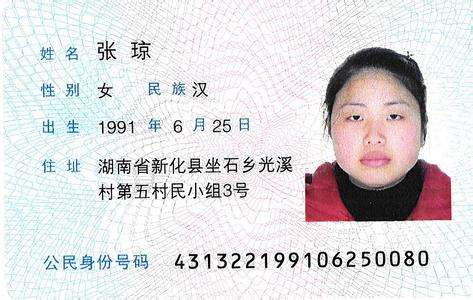
#> input picture image/Card2_Y.jpg, 473 x 300 px
$ python OCR_Img.py
#> lines starting #> are read from the running program, lines starting #| are printed output that depends on the picture; after the words box and inside, x2 and y2 are one past the last pixel; in counts of white or black regions, pixels touching at a corner belong together
### main/CropLines.py
# !/usr/bin/env python3
# -*- coding: utf-8 -*-

from PIL import Image
import time

# 切行
class CropLines(object):
    # 切割前去噪， 传入Image对象，输出去噪完的Image对象
    # [16 lines left out: function beforCrop, not called in this run]

    # 传入一个 Image对象 对其进行切行， 输出每行的Image对象组成的列表
    def getCropLines(self, image):
        width,height = image.size # 获取宽和高
        ## 先将字符按行切开 去掉上下的冗余白边
        child_img_list_temp = []
        top = -1  # 每个字符上边的坐标
        is_bk = False  # 是否break跳出循环
        # 从最上边一列开始一行一行遍历
        for y_row in range(height):
            # 对每一行，遍历每一列
            for x_column in range(width):
                is_bk = False
                # 如果一个字符的最上边还没有定位
                # print(image.getpixel((x_column, y_row)))
                if top == -1 and image.getpixel((x_column, y_row)) == 0:  # 上边未定位，为黑色
                    top = y_row
                    is_bk = True
                    break
                elif top != -1 and image.getpixel((x_column, y_row)) == 0:  # 上边已经定位，等于黑色
                    is_bk = True
                    break
            # 上边已经定位,且此行全为白色
            if not is_bk and top != -1 and y_row - top > 10:
                child_img = image.crop((0, top, width, y_row))  # 切割一次
                # print('left:',0, 'top:',top,'right:',width,'bottom:',y_row )
                # 计算切出来的每个子图的黑色像素个数
                count_bp = 0
                for w in range(child_img.width):
                    for h in range(child_img.height):
                        if child_img.getpixel((w, h)) == 0:
                            count_bp += 1
                if y_row - top > 15 and count_bp > 20:
                    child_img_list_temp.append(child_img)  # 切割后的图像添加到list
                top = -1
                is_bk = False
        return child_img_list_temp

    # 去掉每行两边冗余空白, 传入每行Image对象列表
    def remvWhite(self, f_image):
        child_img_list = []
        for image in f_image:
            width, height = image.size  # 获取宽和高
            ## 去掉左边的冗余白边
            left = -1  # 每个字符左边的坐标
            # 从最左边一列开始一列一列遍历
            for x_column in range(width):
                count_col_bkz = 0
                # 对每一列，遍历每一行
                for y_row in range(height):
                    # 如果一个字符的最左边还没有定位
                    if left == -1 and image.getpixel((x_column, y_row)) == 0:  # 左边未定位 为黑色
                        count_col_bkz += 1
                        if count_col_bkz > 6: # 去除单列黑色像素点小于6的噪声
                            left = x_column-5
                            break
            # 去掉右边的冗余白边
            right = width-1
            for x_column_y in range(width-1,-1,-1):
                # count_col_bky = 0
                for y_row_y in range(height):
                    if right == width-1 and image.getpixel((x_column_y, y_row_y)) == 0:
                        # count_col_bky += 1
                        # if count_col_bky > 5:
                        right = x_column_y+5
                        break
            if left != -1 and right != width-1:
                child_img = image.crop((left,0,right,height))
                # child_img_list.append(child_img)

                # 计算切出来的每个子图的黑色像素个数
                count_bp = 0
                for w in range(child_img.width):
                    for h in range(height):
                        if child_img.getpixel((w, h)) == 0:
                            count_bp += 1
                if count_bp > 300:
                    child_img_list.append(child_img)
        return child_img_list

    def cropLinesMain(self, image):
        # 去噪
        # image = self.beforCrop(image)
        lineList = self.getCropLines(image)
        lineList = self.remvWhite(lineList)
        return lineList

# [11 lines that do not run on import are left out]

### main/OCR_Img.py
# !/usr/bin/env python3
# -*- coding: utf-8 -*-


from PIL import Image
from PIL import ImageDraw
import pytesseract
from PIL import ImageEnhance
import re
import numpy as np
import pandas as pd
import cv2
from threading import Thread
import time
import CropLines

#   识别文本
def OCR_text(content):
    try:
        return pytesseract.image_to_string(content, "chi_sim", config="-psm 7")
    except Exception:
        return "未识别"
class TextOCR(Thread):
    def __init__(self,content):
        Thread.__init__(self)
        self.content = content

    def run(self):
        self.result = OCR_text(self.content)

    def get_result(self):
        return self.result

# 识别地址
# [9 lines left out: function OCR_addr, not called in this run]
class AddrOCR(Thread):
    def __init__(self,content):
        Thread.__init__(self)
        self.content = content

    def run(self):
        self.result = OCR_addr(self.content)

    def get_result(self):
        return self.result

# 识别单个字符
def OCR_Character(content):
    try:
        return pytesseract.image_to_string(content, "chi_sim", config="-psm 6")
    except Exception:
        return "未识别"
class CharacterOCR(Thread):
    def __init__(self, content):
        Thread.__init__(self)
        self.content = content

    def run(self):
        self.result = OCR_Character(self.content)

    def get_result(self):
        return self.result

# 识别身份证号
def OCR_IDnum(content):
    try:
        IDnum = pytesseract.image_to_string(content,config="-psm 7")
        try:
            int(IDnum.replace("x",'1'))
            return IDnum
        except Exception:
            return pytesseract.image_to_string(content, 'chi_sim', config="-psm 7")
        # print(IDnum)
    except Exception as e:
        # print(e, "IDnum")
        return "未识别"
class IDnumOCR(Thread):
    def __init__(self, content):
        Thread.__init__(self)
        self.content = content

    def run(self):
        self.result = OCR_IDnum(self.content)

    def get_result(self):
        return self.result

# 识别出生日期
def OCR_birthday(content):
    try:
        r_data = re.compile(r'\d{1,4}')
        code = pytesseract.image_to_string(content, "chi_sim", config="-psm 7")
        birthday = "-".join(re.findall(r_data, code))
        return birthday
        # print(birthday)
    except Exception:
        # print(e, "birthday")
        return "未识别"
class BirthdayOCR(Thread):
    def __init__(self, content):
        Thread.__init__(self)
        self.content = content

    def run(self):
        self.result = OCR_birthday(self.content)

    def get_result(self):
        return self.result

# 身份证识别处理
class ImgProcess(object):

    # 传入图片路径
    def __init__(self, ImgPath):
        self.ImgPath = ImgPath
        # self.image_name = self.ImgPath.splt("\\").split("/")[-1]
        self.twoValue()

    # 输入两个图片地址，拼接图片， 返回拼接后图片路径
    # [27 lines left out: function pngSplice, not called in this run]

    # 二值化列表
    def twoValue(self):
        self.table = []
        threshold = 1
        for i in range(256):
            if i < threshold:
                self.table.append(0)
            else:
                self.table.append(1)
        return self.table

    # 二值判断,如果确认是噪声,用改点的上面一个点的灰度进行替换
    # 该函数也可以改成RGB判断的,具体看需求如何
    # [47 lines left out: functions getPixel, filterNoise, not called in this run]

    # 图像处理
    def Img_main(self):
        # 截取彩色照片
        # img = Image.open(self.ImgPath)
        # w, h = img.size
        # imgbox = (w * 0.64, 0, w * 0.95, h * 0.75)

        # 增强图像 加灰度处理
        Im = Image.open(self.ImgPath) # Convert to grayscale
#> Im is the input picture: PIL image 473x300 RGB; mean R, G, B 220.1, 217.8, 219.7
        Im = ImageEnhance.Contrast(Im).enhance(3.5)
        w, h = Im.size
#> w = 473; h = 300

        # 1.灰度图
        Im = Im.convert('L')
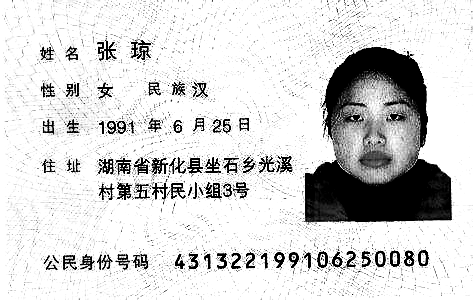
#> Im: PIL image 473x300 L; min 0, max 255, mean 212.8

        # 2.图像二值化
        self.Im = Im.point(self.table, '1')  # strongly //Ad: Fast Dis: Over Filter
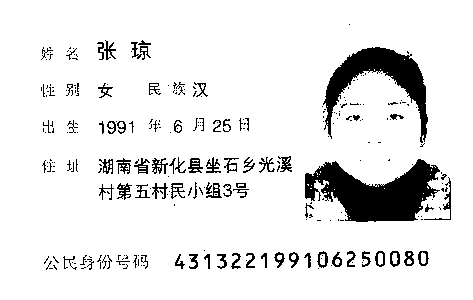
#> self.Im: PIL image 473x300 1; 90.6% white; 272 black regions (197 under 20 px), largest, box (x1, y1, x2, y2) and area: (305, 159, 440, 222) 4813, (323, 47, 428, 143) 3229, (424, 177, 451, 220) 142
        # self.Im.show()
        img = self.Im
        # 性别
        sex = (w*0.2, h * 0.25, w * 0.24, h * 0.38)
#> sex = (94.6, 75, 113.5, 114)
        self.sex = img.crop(sex)
#> self.sex: PIL image 19x39 1; 90.1% white; black in thin lines or dots, all inside (x1, y1, x2, y2) = (3, 8, 18, 23)
        # self.sex.show()


        # 民族
        nation = (w * 0.395, h * 0.25, w * 0.64, h * 0.38)
#> nation = (186.8, 75, 302.7, 114)
        self.nation = img.crop(nation)
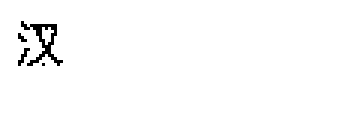
#> self.nation: PIL image 116x39 1 (shown 3 times larger); 98.3% white; black in thin lines or dots, all inside (x1, y1, x2, y2) = (6, 7, 21, 22)
        # self.nation.show()

        # 身份证号
        IDnumbox = (w * 0.35, h * 0.8, w*0.95, h*0.95)
#> IDnumbox = (165.5, 240, 449.3, 285)
        self.IDnum = img.crop(IDnumbox)
#> self.IDnum: PIL image 283x45 1; 90% white; black in thin lines or dots, all inside (x1, y1, x2, y2) = (9, 10, 263, 29)
        # self.IDnum.show()

        # 姓名
        namebox = (w * 0.17, h*0.1, w * 0.64, h * 0.25)
#> namebox = (80.41, 30, 302.7, 75)
        self.name = img.crop(namebox)
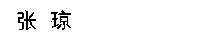
#> self.name: PIL image 223x45 1; 97% white; black in thin lines or dots, all inside (x1, y1, x2, y2) = (17, 10, 71, 30)
        # self.name.show()

        # 出生日期
        birthdaybox = (w * 0.17, h * 0.35, w * 0.64, h * 0.46)
        self.birthday = img.crop(birthdaybox)
#> self.birthday: PIL image 223x33 1; 94.4% white; black in thin lines or dots, all inside (x1, y1, x2, y2) = (19, 13, 169, 29)
        # self.birthday.show()

        # 地址
        addrbox = (w * 0.17, h * 0.46, w * 0.60, h * 0.8)
        self.addr = img.crop(addrbox)
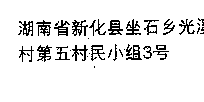
#> self.addr: PIL image 204x102 1; 91.3% white; black in thin lines or dots, all inside (x1, y1, x2, y2) = (18, 18, 204, 68)
        c = CropLines.CropLines()
        self.lineList = c.cropLinesMain(self.addr)
#> after the loop in getCropLines, `for y_row in range(height):`: child_img_list_temp = 2 items; count_bp = 2; top = -1
#> in cropLinesMain, `lineList = self.getCropLines(image)`: lineList = 2 items
#> the loop in remvWhite, `for image in f_image:` made 2 passes
#> (width, height) on passes 1 to 2: (204, 18), (204, 24)
#> pass 1, in remvWhite, `child_img = image.crop((left,0,right,height))`:
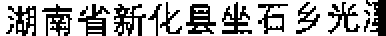
#> child_img: PIL image 193x18 1 (shown 2 times larger); 67.8% white; black in thin lines or dots
#> pass 2, in remvWhite, `child_img = image.crop((left,0,right,height))`:
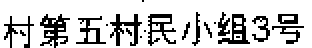
#> child_img: PIL image 156x24 1 (shown 2 times larger); 79.5% white; black in thin lines or dots
#> self.lineList = 2 items

    # 采用多线程的方式
    def main(self):
        t1 = time.time()
        self.Img_main()
        IDnum = IDnumOCR(self.IDnum)
        name = TextOCR(self.name)
        sex = CharacterOCR(self.sex)
        nation = CharacterOCR(self.nation)
        birthday = BirthdayOCR(self.birthday)
        # addr = AddrOCR(self.addr)
        tList = [i for i in range(len(self.lineList))]
#> tList = [0, 1]
        # print(tList)
        for i in tList:
            tList[i] = TextOCR(self.lineList[i])
#> this loop made 2 passes
#> after the loop, tList = 2 items

        for i in [IDnum, name, sex, nation, birthday]+tList:
            i.start()
#> this loop made 7 passes
        for i in [IDnum, name, sex, nation, birthday]+tList:
            i.join()
        addr = ''
        for i in tList:
            addr = addr + i.get_result().replace(' ',"")
#> this loop made 1 pass
#> after the loop, addr = ''

        data = {
            "name": name.get_result(),
            "sex": sex.get_result(),
            "birthday": birthday.get_result(),
            "IDnum": IDnum.get_result(),
            "nation": nation.get_result(),
            "addr": addr
        }
        # 以字典形式输出及返回
        print(data)
        print("用时{}秒！！！".format(time.time() - t1))
        return data

    # 原先识别方法，速度慢
    # [66 lines left out: function main1, not called in this run]

if __name__ == "__main__":
    a = ImgProcess("../image/Card2_Y.jpg")
#> (the run stopped early here; a loop or call above may not have finished)

$ run again, with image/Card3_Y.jpg copied over image/Card2_Y.jpg
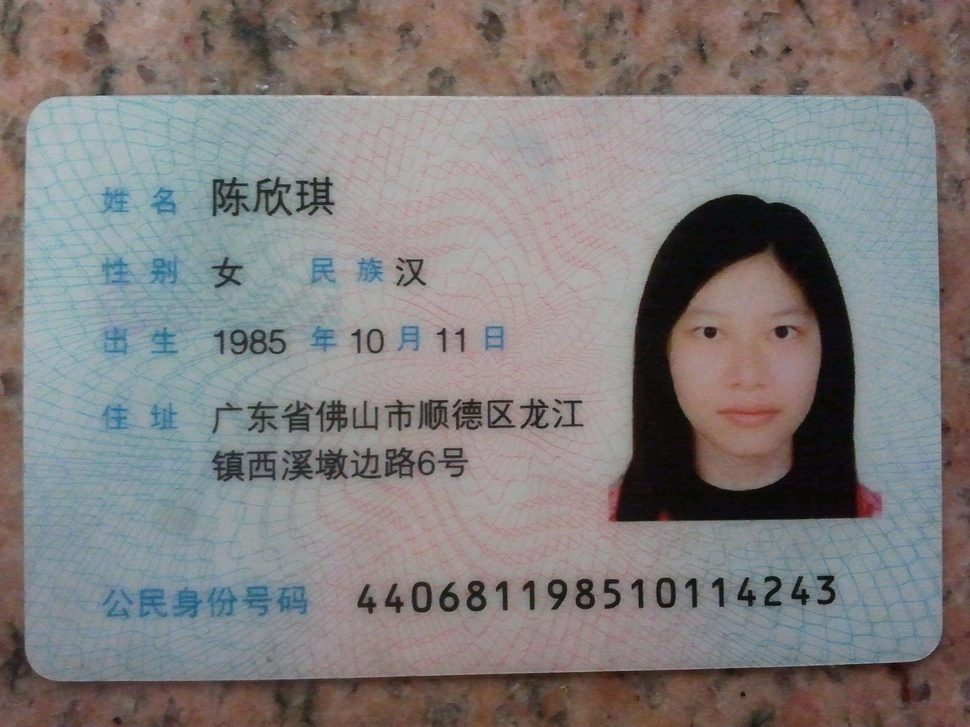
#> input picture image/Card3_Y.jpg, 970 x 727 px, shrunk from 2560 x 1920 before the run
#> in Img_main, Im is the input picture: PIL image 970x727 RGB; mean R, G, B 128.9, 125.3, 125
#> in Img_main, `self.Im = Im.point(self.table, '1')`:
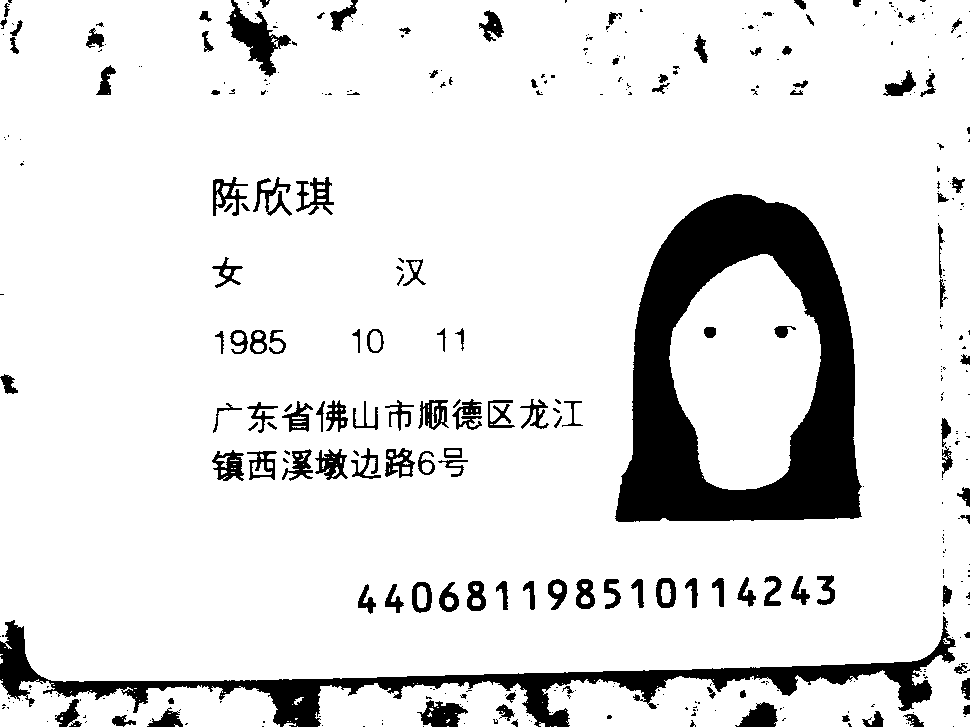
#> self.Im: PIL image 970x727 1; 88.4% white; 399 black regions (267 under 20 px), largest, box (x1, y1, x2, y2) and area: (615, 194, 862, 522) 39555, (0, 616, 956, 727) 16541, (226, 0, 291, 77) 1762
#> self.sex: PIL image 39x94 1; 86.5% white; 4 black regions (1 under 20 px), largest, box (x1, y1, x2, y2) and area: (19, 0, 39, 34) 318, (18, 75, 39, 94) 140, (30, 21, 39, 30) 35
#> self.nation: PIL image 238x94 1; 99.4% white; black in thin lines or dots, all inside (x1, y1, x2, y2) = (13, 76, 40, 94)
#> self.IDnum: PIL image 582x109 1; 80.9% white; 41 black regions (21 under 20 px), largest, box (x1, y1, x2, y2) and area: (0, 77, 582, 109) 7731, (127, 0, 146, 29) 363, (236, 0, 255, 27) 337
#> self.name: PIL image 456x109 1; 99.1% white; 34 black regions (27 under 20 px), largest, box (x1, y1, x2, y2) and area: (366, 6, 373, 15) 37, (46, 17, 55, 22) 34, (93, 105, 106, 109) 31
#> self.birthday: PIL image 456x80 1; 98% white; 13 black regions (3 under 20 px), largest, box (x1, y1, x2, y2) and area: (47, 3, 78, 34) 284, (238, 5, 261, 32) 176, (66, 76, 81, 80) 40
#> self.addr: PIL image 417x248 1; 92.6% white; 44 black regions (9 under 20 px), largest, box (x1, y1, x2, y2) and area: (47, 116, 79, 147) 570, (150, 115, 183, 146) 547, (253, 66, 284, 96) 506
#> after the loop in getCropLines, `for y_row in range(height):`: child_img_list_temp = 3 items; count_bp = 3206; top = 245
#> lineList = 3 items
#> the loop in remvWhite, `for image in f_image:` made 3 passes
#> height on passes 1 to 3: 20, 34, 33
#> pass 3, in remvWhite, `child_img = image.crop((left,0,right,height))`:
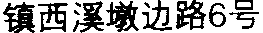
#> child_img: PIL image 263x33 1; 63.1% white; 12 black regions (3 under 20 px), largest, box (x1, y1, x2, y2) and area: (3, 2, 35, 33) 570, (106, 1, 139, 32) 547, (176, 0, 206, 30) 474
#> in main, `tList = [i for i in range(len(self.lineList))]`: tList = [0, 1, 2]
#> the loop in main, `for i in tList:` made 3 passes
#> after the loop in main, `for i in tList:`: tList = 3 items
#> the loop in main, `for i in [IDnum, name, sex, nation, birthday]+tList:` made 8 passes
#> the loop in main, `for i in tList:` made 1 pass
#> after the loop in main, `for i in tList:`: addr = ''
